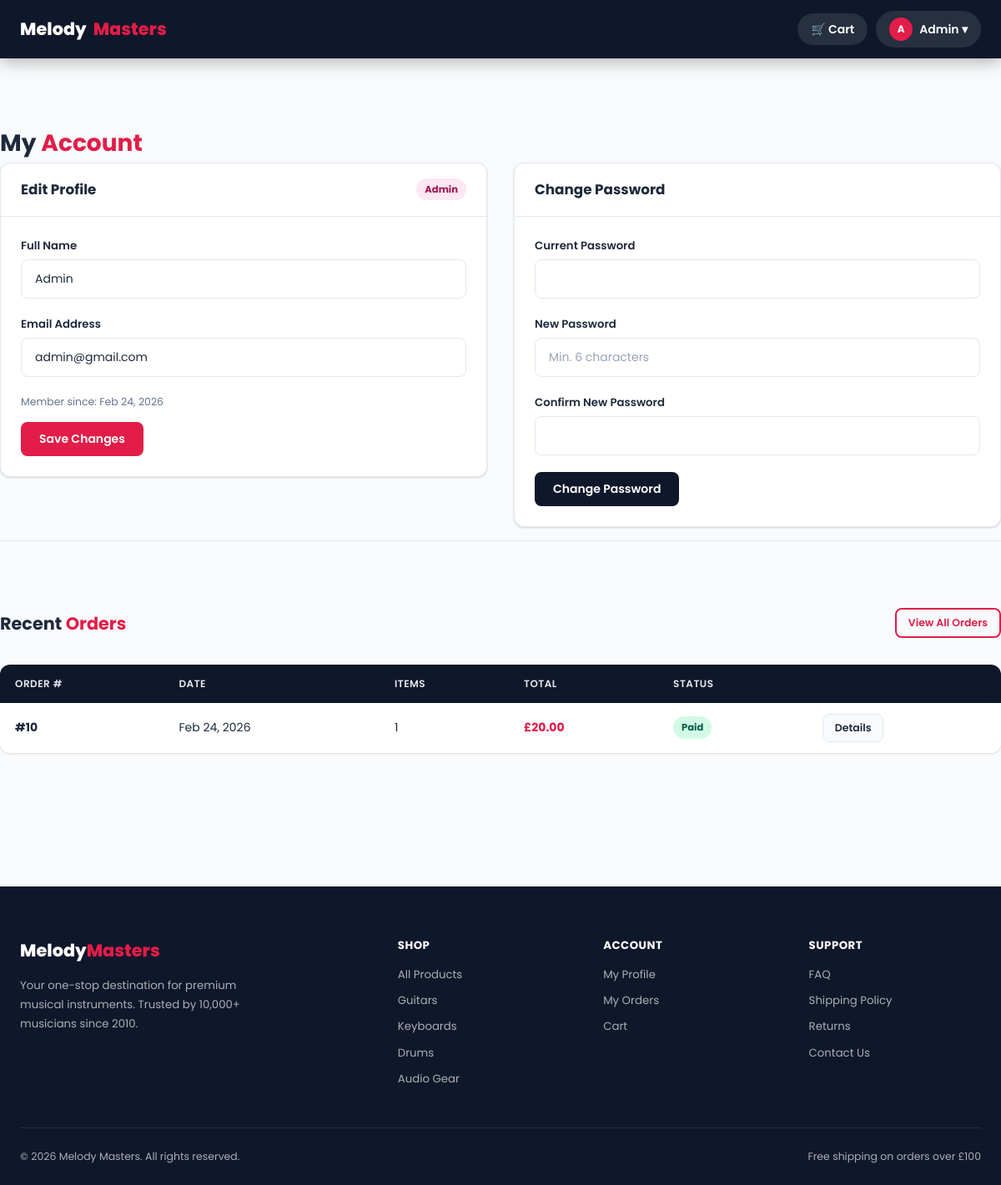
/account.php (signed in), run on an earlier commit of the app's database.
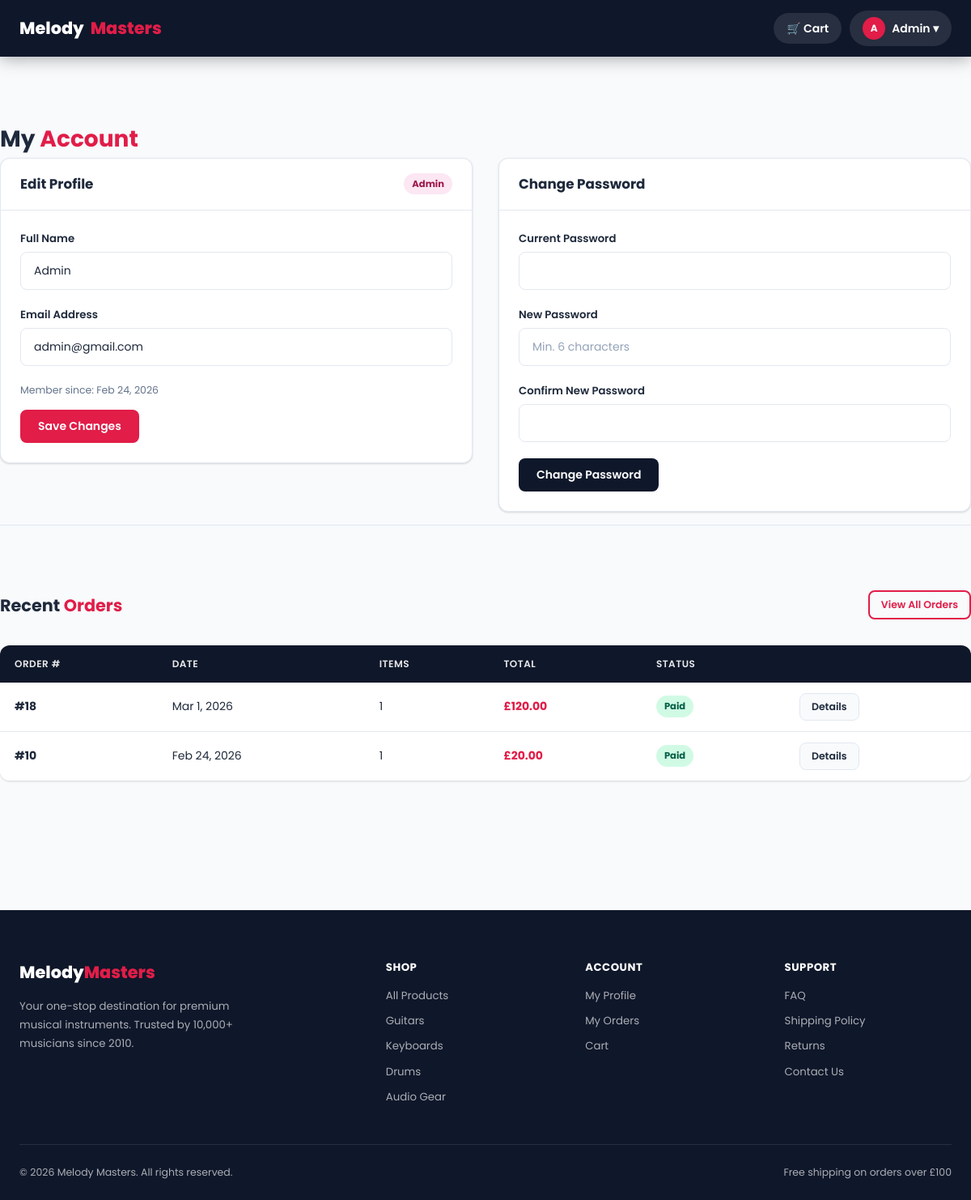
And on a later commit of the database.
### tables this page shows
CREATE TABLE `orders` (
  `id` int(11) NOT NULL,
  `user_id` int(11) NOT NULL,
  `total_amount` decimal(10,2) NOT NULL,
  `shipping_cost` decimal(10,2) NOT NULL DEFAULT 0.00,
  `status` enum('pending','paid','processing','shipped','delivered','cancelled') NOT NULL DEFAULT 'pending',
  `shipping_name` varchar(150) DEFAULT NULL,
  `shipping_address` text DEFAULT NULL,
  `shipping_city` varchar(100) DEFAULT NULL,
  `shipping_zip` varchar(20) DEFAULT NULL,
  `payment_method` enum('card','bank_transfer','cash_on_delivery') NOT NULL DEFAULT 'card',
  `tracking_note` varchar(255) DEFAULT NULL,
  `created_at` timestamp NOT NULL DEFAULT current_timestamp()
);

### account.php (the view, shortened to what this page needs)
<?php
require_once 'includes/functions.php';
$uid = (int)$_SESSION['user_id'];
$stmt = $conn->prepare("SELECT * FROM users WHERE id=?");
$stmt->bind_param("i", $uid);
$stmt->execute();
$user = $stmt->get_result()->fetch_assoc();
$oStmt = $conn->prepare(
    "SELECT o.id, o.total_amount, o.status, o.created_at, COUNT(oi.id) AS items
     FROM orders o LEFT JOIN order_items oi ON oi.order_id=o.id
     WHERE o.user_id=? GROUP BY o.id ORDER BY o.created_at DESC LIMIT 5"
);
$oStmt->bind_param("i", $uid);
$oStmt->execute();
$recentOrders = $oStmt->get_result();
require_once 'includes/header.php';
?>
<div class="container section">
  <h1 class="section-title"> My <span>Account</span></h1>
  <div class="account-card-grid">
    <div class="card">
      <div class="card-header">
        <span class="card-title"> Edit Profile</span>
        <span class="badge <?php echo isAdmin() ? 'badge-admin' : 'badge-customer'; ?>">
          <?php echo ucfirst($user['role']); ?>
        </span>
      </div>
      <div class="card-body">
        <form method="POST">
          <div class="form-group">
            <label class="form-label">Full Name</label>
            <input type="text" name="name" class="form-control"
                   value="<?php echo sanitize($user['name']); ?>" required>
          </div>
          <div class="form-group">
            <label class="form-label">Email Address</label>
            <input type="email" name="email" class="form-control"
                   value="<?php echo sanitize($user['email']); ?>" required>
          </div>
          <div style="font-size:.78rem;color:var(--muted);margin-bottom:14px;">
            Member since: <?php echo formatDate($user['created_at']); ?>
          </div>
          <button type="submit" name="update_profile" class="btn btn-primary">Save Changes</button>
        </form>
      </div>
    </div>
    <div class="card">
      <div class="card-header"><span class="card-title"> Change Password</span></div>
      <div class="card-body">
        <form method="POST">
          <div class="form-group">
            <label class="form-label">Current Password</label>
            <input type="password" name="current_password" class="form-control" required>
          </div>
          <div class="form-group">
            <label class="form-label">New Password</label>
            <input type="password" name="new_password" class="form-control"
                   placeholder="Min. 6 characters" required>
          </div>
          <div class="form-group">
            <label class="form-label">Confirm New Password</label>
            <input type="password" name="confirm_password" class="form-control" required>
          </div>
          <button type="submit" name="change_password" class="btn btn-secondary">Change Password</button>
        </form>
      </div>
    </div>
  </div>
  <div class="recent-orders-section section">
    <div class="section-header">
      <h2 class="section-title" style="font-size:1.3rem;">Recent <span>Orders</span></h2>
      <a href="<?php echo BASE_URL; ?>/orders.php" class="btn btn-outline btn-sm">View All Orders</a>
    </div>
    <?php if ($recentOrders->num_rows === 0): ?>
      <div class="alert alert-info">You haven't placed any orders yet.</div>
    <?php else: ?>
      <div class="table-wrap">
        <table>
          <thead>
            <tr><th>Order #</th><th>Date</th><th>Items</th><th>Total</th><th>Status</th><th></th></tr>
          </thead>
          <tbody>
            <?php while ($o = $recentOrders->fetch_assoc()): ?>
              <tr>
                <td><strong>#<?php echo $o['id']; ?></strong></td>
                <td><?php echo formatDate($o['created_at']); ?></td>
                <td><?php echo $o['items']; ?></td>
                <td style="font-weight:700;color:var(--accent);"><?php echo formatPrice($o['total_amount']); ?></td>
                <td><?php echo statusBadge($o['status']); ?></td>
                <td><a href="<?php echo BASE_URL; ?>/orders.php?id=<?php echo $o['id']; ?>"
                       class="btn btn-ghost btn-sm">Details</a></td>
              </tr>
            <?php endwhile; ?>
          </tbody>
        </table>
      </div>
    <?php endif; ?>
  </div>
</div>
<?php require_once 'includes/footer.php'; ?>

### includes/functions.php (shortened to what this page needs)
<?php
function isAdmin(): bool {
    return isset($_SESSION['user_role']) && $_SESSION['user_role'] === 'admin';
}
function sanitize(string $data): string {
    return htmlspecialchars(strip_tags(trim($data)), ENT_QUOTES, 'UTF-8');
}
function formatPrice(float $price): string {
    return '£' . number_format($price, 2);
}
function formatDate(string $date): string {
    return date('M j, Y', strtotime($date));
}
function statusBadge(string $status): string {
    $map = [
        'pending'    => 'badge-pending',
        'paid'       => 'badge-paid',
        'processing' => 'badge-processing',
        'shipped'    => 'badge-shipped',
        'delivered'  => 'badge-delivered',
        'cancelled'  => 'badge-cancelled',
    ];
    $class = $map[$status] ?? 'badge-pending';
    return "<span class=\"badge $class\">" . ucfirst(htmlspecialchars($status)) . "</span>";
}

What changed in the data, as far as the page shows it:
added orders: id "18", created_at "Mar 1, 2026", items "1", total_amount "£120.00", status "Paid"
